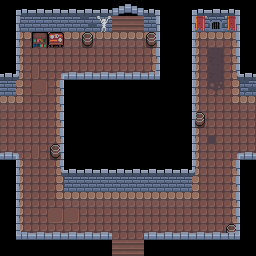

Rendered tile map (Tiled .tmx) drawn with the repository's tilesets; below, a short description and the full map source, tile grids included:
An orthogonal 16x16 tile map with 16x16 px tiles, 3 tile layers (Background, Midground, Foreground), 2 tilesets and 16 objects (9x Goblin, 6x Torch, Chest).

<map version="1.2" tiledversion="1.3.4" orientation="orthogonal" renderorder="right-down" width="16" height="16" tilewidth="16" tileheight="16" infinite="0" nextlayerid="6" nextobjectid="18">
 <editorsettings>
  <export target="../assets/maps/donut/map.json" format="json" />
 </editorsettings>
 <tileset firstgid="1" name="tilemap" tilewidth="16" tileheight="16" tilecount="72" columns="9">
  <image source="../assets/tilemap.png" width="144" height="128" />
 </tileset>
 <tileset firstgid="73" name="sprite" tilewidth="16" tileheight="16" tilecount="252" columns="28">
  <image source="../assets/spritesheet.png" width="448" height="144" />
 </tileset>
 <layer id="2" name="Background" width="16" height="16">
  <data encoding="csv">
0,0,0,0,0,0,0,0,0,0,0,0,0,0,0,0,
0,44,45,44,44,52,44,28,28,43,0,0,44,53,44,0,
0,16,17,17,17,17,17,17,17,18,0,0,16,17,18,0,
0,25,12,12,12,12,12,12,12,27,0,0,25,24,27,0,
0,25,22,12,12,12,12,12,12,27,0,0,25,24,27,0,
43,25,13,27,0,0,0,0,0,0,0,0,25,32,27,52,
17,34,12,27,0,0,0,0,0,0,0,0,25,12,36,17,
12,12,12,27,0,0,0,0,0,0,0,0,25,12,12,12,
12,12,12,27,0,0,0,0,0,0,0,0,25,21,12,12,
12,12,22,27,0,0,0,0,0,0,0,0,25,12,12,12,
0,25,12,27,0,0,0,0,0,0,0,0,25,12,27,0,
0,25,12,27,44,44,44,44,44,44,44,44,25,12,27,0,
0,25,12,36,17,17,17,17,17,17,17,17,34,12,27,0,
0,25,12,13,13,12,12,12,12,12,12,12,12,12,27,0,
0,25,12,12,12,12,12,12,12,12,12,12,12,12,27,0,
0,0,0,0,0,0,0,28,28,0,0,0,0,0,0,0
</data>
 </layer>
 <layer id="3" name="Midground" width="16" height="16">
  <data encoding="csv">
0,0,0,0,0,0,0,0,0,0,0,0,0,0,0,0,
37,0,0,0,0,0,14,0,0,0,37,37,5,0,5,37,
37,0,3,15,0,2,0,0,0,2,37,37,0,0,0,37,
37,0,0,0,0,0,0,0,0,0,37,37,0,0,0,37,
37,0,0,0,0,0,0,0,0,0,37,37,0,0,0,37,
0,0,0,0,37,37,37,37,37,37,37,37,0,0,0,0,
0,0,0,0,37,0,0,0,0,0,0,37,0,0,0,0,
0,0,0,0,37,0,0,0,0,0,0,37,2,0,0,0,
0,0,0,0,37,0,0,0,0,0,0,37,0,0,0,0,
0,0,0,2,37,0,0,0,0,0,0,37,0,0,0,0,
37,0,0,0,37,37,37,37,37,37,37,37,0,0,0,37,
37,0,0,0,0,0,0,0,0,0,0,0,0,0,0,37,
37,0,0,0,0,0,0,0,0,0,0,0,0,0,0,37,
37,0,0,0,0,0,0,0,0,0,0,0,0,0,0,37,
37,0,0,0,0,0,0,0,0,0,0,0,0,0,2,37,
37,37,37,37,37,37,0,0,0,0,37,37,37,37,37,37
</data>
 </layer>
 <objectgroup id="4" name="Sprites">
  <object id="1" name="Goblin" gid="101" x="200.961" y="86.6959" width="16" height="16" />
  <object id="3" name="Goblin" gid="101" x="197.384" y="204.442" width="16" height="16" />
  <object id="4" name="Goblin" gid="101" x="211.991" y="145.718" width="16" height="16" />
  <object id="5" name="Goblin" gid="101" x="26.5785" y="137.967" width="16" height="16" />
  <object id="6" name="Goblin" gid="101" x="55.4932" y="221.135" width="16" height="16" />
  <object id="7" name="Goblin" gid="101" x="40.2906" y="75.6665" width="16" height="16" />
  <object id="8" name="Chest" gid="107" x="207.519" y="43.4728" width="16" height="16" />
  <object id="9" name="Torch" gid="163" x="64.734" y="191.027" width="16" height="16" />
  <object id="10" name="Torch" gid="163" x="118.986" y="190.431" width="16" height="16" />
  <object id="11" name="Torch" gid="163" x="63.5417" y="31.5491" width="16" height="16" />
  <object id="12" name="Torch" gid="163" x="143.43" y="31.8472" width="16" height="16" />
  <object id="13" name="Torch" gid="163" x="207.519" y="27.3759" width="16" height="16" />
  <object id="14" name="Torch" gid="163" x="19.7224" y="30.0587" width="16" height="16" />
  <object id="15" name="Goblin" gid="101" x="144.324" y="218.847" width="16" height="16" />
  <object id="16" name="Goblin" gid="101" x="27.7708" y="183.97" width="16" height="16" />
  <object id="17" name="Goblin" gid="101" x="107.063" y="59.9646" width="16" height="16" />
 </objectgroup>
 <layer id="5" name="Foreground" width="16" height="16">
  <data encoding="csv">
0,56,57,57,57,57,57,62,63,60,0,0,56,57,60,0,
0,49,0,0,0,0,0,0,0,50,0,0,49,0,50,0,
0,49,0,0,0,0,0,0,0,50,0,0,49,0,50,0,
0,49,0,0,0,0,0,0,0,50,0,0,49,0,50,0,
57,58,0,41,66,66,66,66,66,69,0,0,49,0,59,57,
0,0,0,50,0,0,0,0,0,0,0,0,49,0,0,0,
0,0,0,50,0,0,0,0,0,0,0,0,49,0,0,0,
0,0,0,50,0,0,0,0,0,0,0,0,49,0,0,0,
0,0,0,50,0,0,0,0,0,0,0,0,49,0,0,0,
66,40,0,50,0,0,0,0,0,0,0,0,49,0,41,66,
0,49,0,59,57,57,57,57,57,57,57,57,58,0,50,0,
0,49,0,0,0,0,0,0,0,0,0,0,0,0,50,0,
0,49,0,0,0,0,0,0,0,0,0,0,0,0,50,0,
0,49,0,0,0,0,0,0,0,0,0,0,0,0,50,0,
0,65,66,66,66,66,66,0,0,66,66,66,66,66,69,0,
0,0,0,0,0,0,0,0,0,0,0,0,0,0,0,0
</data>
 </layer>
</map>
